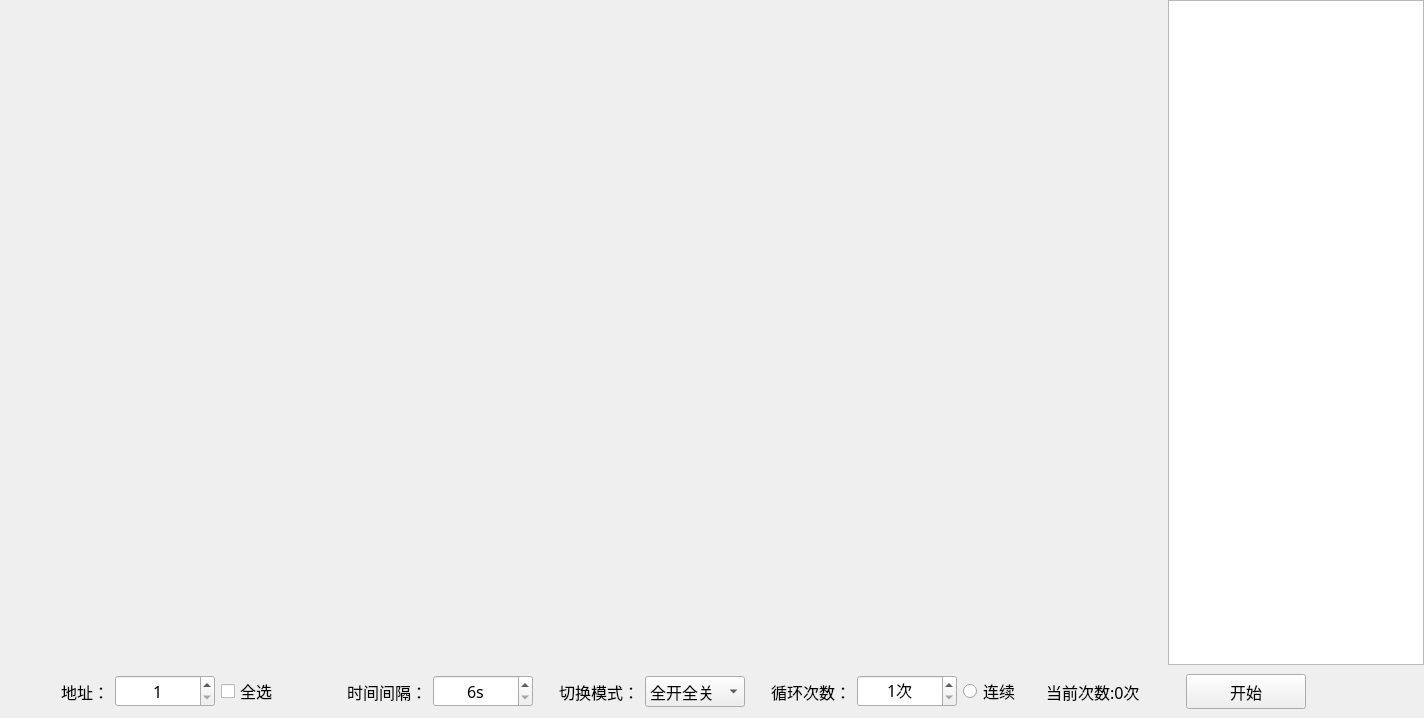
<?xml version="1.0" encoding="UTF-8"?>
<ui version="4.0">
 <class>ZSet_SwCycleWid</class>
 <widget class="QWidget" name="ZSet_SwCycleWid">
  <property name="geometry">
   <rect>
    <x>0</x>
    <y>0</y>
    <width>1424</width>
    <height>718</height>
   </rect>
  </property>
  <property name="font">
   <font>
    <family>微软雅黑</family>
    <pointsize>12</pointsize>
   </font>
  </property>
  <property name="windowTitle">
   <string>Form</string>
  </property>
  <property name="styleSheet">
   <string notr="true">font: 12pt &quot;微软雅黑&quot;;</string>
  </property>
  <layout class="QGridLayout" name="gridLayout_2">
   <property name="leftMargin">
    <number>0</number>
   </property>
   <property name="topMargin">
    <number>0</number>
   </property>
   <property name="rightMargin">
    <number>0</number>
   </property>
   <property name="bottomMargin">
    <number>0</number>
   </property>
   <property name="spacing">
    <number>0</number>
   </property>
   <item row="0" column="0">
    <layout class="QHBoxLayout" name="horizontalLayout">
     <item>
      <widget class="QWidget" name="widget" native="true">
       <property name="sizePolicy">
        <sizepolicy hsizetype="Preferred" vsizetype="Preferred">
         <horstretch>200</horstretch>
         <verstretch>0</verstretch>
        </sizepolicy>
       </property>
       <property name="minimumSize">
        <size>
         <width>800</width>
         <height>400</height>
        </size>
       </property>
       <layout class="QGridLayout" name="gridLayout">
        <item row="5" column="1">
         <widget class="QWidget" name="widget_17" native="true">
          <property name="styleSheet">
           <string notr="true"/>
          </property>
         </widget>
        </item>
        <item row="5" column="2">
         <widget class="QWidget" name="widget_18" native="true">
          <property name="styleSheet">
           <string notr="true"/>
          </property>
         </widget>
        </item>
        <item row="3" column="2">
         <widget class="QWidget" name="widget_12" native="true">
          <property name="styleSheet">
           <string notr="true"/>
          </property>
         </widget>
        </item>
        <item row="3" column="1">
         <widget class="QWidget" name="widget_11" native="true">
          <property name="styleSheet">
           <string notr="true"/>
          </property>
         </widget>
        </item>
        <item row="4" column="1">
         <widget class="QWidget" name="widget_14" native="true">
          <property name="styleSheet">
           <string notr="true"/>
          </property>
         </widget>
        </item>
        <item row="4" column="0">
         <widget class="QWidget" name="widget_13" native="true">
          <property name="styleSheet">
           <string notr="true"/>
          </property>
         </widget>
        </item>
        <item row="4" column="2">
         <widget class="QWidget" name="widget_15" native="true">
          <property name="styleSheet">
           <string notr="true"/>
          </property>
         </widget>
        </item>
        <item row="8" column="2">
         <widget class="QWidget" name="widget_24" native="true">
          <property name="styleSheet">
           <string notr="true"/>
          </property>
         </widget>
        </item>
        <item row="3" column="0">
         <widget class="QWidget" name="widget_10" native="true">
          <property name="styleSheet">
           <string notr="true"/>
          </property>
         </widget>
        </item>
        <item row="2" column="2">
         <widget class="QWidget" name="widget_9" native="true">
          <property name="styleSheet">
           <string notr="true"/>
          </property>
         </widget>
        </item>
        <item row="2" column="1">
         <widget class="QWidget" name="widget_8" native="true">
          <property name="styleSheet">
           <string notr="true"/>
          </property>
         </widget>
        </item>
        <item row="1" column="0">
         <widget class="QWidget" name="widget_4" native="true">
          <property name="styleSheet">
           <string notr="true"/>
          </property>
         </widget>
        </item>
        <item row="0" column="0">
         <widget class="QWidget" name="widget_1" native="true">
          <property name="styleSheet">
           <string notr="true"/>
          </property>
         </widget>
        </item>
        <item row="1" column="2">
         <widget class="QWidget" name="widget_6" native="true">
          <property name="styleSheet">
           <string notr="true"/>
          </property>
         </widget>
        </item>
        <item row="0" column="1">
         <widget class="QWidget" name="widget_2" native="true">
          <property name="styleSheet">
           <string notr="true"/>
          </property>
         </widget>
        </item>
        <item row="2" column="0">
         <widget class="QWidget" name="widget_7" native="true">
          <property name="styleSheet">
           <string notr="true"/>
          </property>
         </widget>
        </item>
        <item row="1" column="1">
         <widget class="QWidget" name="widget_5" native="true">
          <property name="styleSheet">
           <string notr="true"/>
          </property>
         </widget>
        </item>
        <item row="0" column="2">
         <widget class="QWidget" name="widget_3" native="true">
          <property name="styleSheet">
           <string notr="true"/>
          </property>
         </widget>
        </item>
        <item row="6" column="2">
         <widget class="QWidget" name="widget_21" native="true">
          <property name="styleSheet">
           <string notr="true"/>
          </property>
         </widget>
        </item>
        <item row="5" column="0">
         <widget class="QWidget" name="widget_16" native="true">
          <property name="styleSheet">
           <string notr="true"/>
          </property>
         </widget>
        </item>
        <item row="8" column="0">
         <widget class="QWidget" name="widget_22" native="true">
          <property name="styleSheet">
           <string notr="true"/>
          </property>
         </widget>
        </item>
        <item row="8" column="1">
         <widget class="QWidget" name="widget_23" native="true">
          <property name="styleSheet">
           <string notr="true"/>
          </property>
         </widget>
        </item>
        <item row="6" column="0">
         <widget class="QWidget" name="widget_19" native="true">
          <property name="styleSheet">
           <string notr="true"/>
          </property>
         </widget>
        </item>
        <item row="6" column="1">
         <widget class="QWidget" name="widget_20" native="true">
          <property name="styleSheet">
           <string notr="true"/>
          </property>
         </widget>
        </item>
       </layout>
      </widget>
     </item>
     <item>
      <widget class="QTextEdit" name="textEdit">
       <property name="sizePolicy">
        <sizepolicy hsizetype="Expanding" vsizetype="Expanding">
         <horstretch>0</horstretch>
         <verstretch>0</verstretch>
        </sizepolicy>
       </property>
       <property name="minimumSize">
        <size>
         <width>200</width>
         <height>400</height>
        </size>
       </property>
       <property name="maximumSize">
        <size>
         <width>16777215</width>
         <height>16777215</height>
        </size>
       </property>
       <property name="font">
        <font>
         <family>微软雅黑</family>
         <pointsize>12</pointsize>
        </font>
       </property>
      </widget>
     </item>
    </layout>
   </item>
   <item row="1" column="0">
    <widget class="QWidget" name="widget_25" native="true">
     <layout class="QHBoxLayout" name="horizontalLayout_2">
      <item>
       <widget class="QLabel" name="label">
        <property name="minimumSize">
         <size>
          <width>100</width>
          <height>30</height>
         </size>
        </property>
        <property name="font">
         <font>
          <family>微软雅黑</family>
          <pointsize>12</pointsize>
         </font>
        </property>
        <property name="text">
         <string>地址：</string>
        </property>
        <property name="alignment">
         <set>Qt::AlignRight|Qt::AlignTrailing|Qt::AlignVCenter</set>
        </property>
       </widget>
      </item>
      <item>
       <widget class="QSpinBox" name="spinBox">
        <property name="minimumSize">
         <size>
          <width>100</width>
          <height>30</height>
         </size>
        </property>
        <property name="font">
         <font>
          <family>微软雅黑</family>
          <pointsize>12</pointsize>
         </font>
        </property>
        <property name="alignment">
         <set>Qt::AlignCenter</set>
        </property>
        <property name="minimum">
         <number>1</number>
        </property>
       </widget>
      </item>
      <item>
       <widget class="QCheckBox" name="checkBox">
        <property name="minimumSize">
         <size>
          <width>100</width>
          <height>30</height>
         </size>
        </property>
        <property name="font">
         <font>
          <family>微软雅黑</family>
          <pointsize>12</pointsize>
         </font>
        </property>
        <property name="text">
         <string>全选</string>
        </property>
       </widget>
      </item>
      <item>
       <spacer name="horizontalSpacer">
        <property name="orientation">
         <enum>Qt::Horizontal</enum>
        </property>
        <property name="sizeHint" stdset="0">
         <size>
          <width>19</width>
          <height>20</height>
         </size>
        </property>
       </spacer>
      </item>
      <item>
       <widget class="QLabel" name="label_2">
        <property name="text">
         <string>时间间隔：</string>
        </property>
       </widget>
      </item>
      <item>
       <widget class="QSpinBox" name="timespinBox">
        <property name="minimumSize">
         <size>
          <width>100</width>
          <height>30</height>
         </size>
        </property>
        <property name="alignment">
         <set>Qt::AlignCenter</set>
        </property>
        <property name="suffix">
         <string>s</string>
        </property>
        <property name="minimum">
         <number>6</number>
        </property>
        <property name="maximum">
         <number>12</number>
        </property>
        <property name="singleStep">
         <number>1</number>
        </property>
        <property name="value">
         <number>6</number>
        </property>
       </widget>
      </item>
      <item>
       <spacer name="horizontalSpacer_3">
        <property name="orientation">
         <enum>Qt::Horizontal</enum>
        </property>
        <property name="sizeHint" stdset="0">
         <size>
          <width>19</width>
          <height>20</height>
         </size>
        </property>
       </spacer>
      </item>
      <item>
       <widget class="QLabel" name="label_4">
        <property name="text">
         <string>切换模式：</string>
        </property>
       </widget>
      </item>
      <item>
       <widget class="QComboBox" name="comboBox">
        <property name="minimumSize">
         <size>
          <width>100</width>
          <height>30</height>
         </size>
        </property>
        <item>
         <property name="text">
          <string>全开全关</string>
         </property>
        </item>
        <item>
         <property name="text">
          <string>逐个亮灭</string>
         </property>
        </item>
       </widget>
      </item>
      <item>
       <spacer name="horizontalSpacer_4">
        <property name="orientation">
         <enum>Qt::Horizontal</enum>
        </property>
        <property name="sizeHint" stdset="0">
         <size>
          <width>19</width>
          <height>20</height>
         </size>
        </property>
       </spacer>
      </item>
      <item>
       <widget class="QLabel" name="label_3">
        <property name="text">
         <string>循环次数：</string>
        </property>
       </widget>
      </item>
      <item>
       <widget class="QSpinBox" name="cycleCountpinBox">
        <property name="minimumSize">
         <size>
          <width>100</width>
          <height>30</height>
         </size>
        </property>
        <property name="alignment">
         <set>Qt::AlignCenter</set>
        </property>
        <property name="suffix">
         <string>次</string>
        </property>
        <property name="minimum">
         <number>1</number>
        </property>
        <property name="maximum">
         <number>10</number>
        </property>
        <property name="singleStep">
         <number>1</number>
        </property>
        <property name="value">
         <number>1</number>
        </property>
       </widget>
      </item>
      <item>
       <widget class="QRadioButton" name="radioButton">
        <property name="text">
         <string>连续</string>
        </property>
        <property name="checked">
         <bool>false</bool>
        </property>
       </widget>
      </item>
      <item>
       <spacer name="horizontalSpacer_5">
        <property name="orientation">
         <enum>Qt::Horizontal</enum>
        </property>
        <property name="sizeHint" stdset="0">
         <size>
          <width>18</width>
          <height>20</height>
         </size>
        </property>
       </spacer>
      </item>
      <item>
       <widget class="QLabel" name="cycleCountlab">
        <property name="text">
         <string>当前次数:0次</string>
        </property>
       </widget>
      </item>
      <item>
       <spacer name="horizontalSpacer_6">
        <property name="orientation">
         <enum>Qt::Horizontal</enum>
        </property>
        <property name="sizeHint" stdset="0">
         <size>
          <width>40</width>
          <height>20</height>
         </size>
        </property>
       </spacer>
      </item>
      <item>
       <widget class="QPushButton" name="startBtn">
        <property name="minimumSize">
         <size>
          <width>120</width>
          <height>35</height>
         </size>
        </property>
        <property name="font">
         <font>
          <family>微软雅黑</family>
          <pointsize>12</pointsize>
         </font>
        </property>
        <property name="text">
         <string>开始</string>
        </property>
       </widget>
      </item>
      <item>
       <spacer name="horizontalSpacer_2">
        <property name="orientation">
         <enum>Qt::Horizontal</enum>
        </property>
        <property name="sizeHint" stdset="0">
         <size>
          <width>109</width>
          <height>20</height>
         </size>
        </property>
       </spacer>
      </item>
     </layout>
    </widget>
   </item>
  </layout>
 </widget>
 <resources/>
 <connections/>
</ui>
